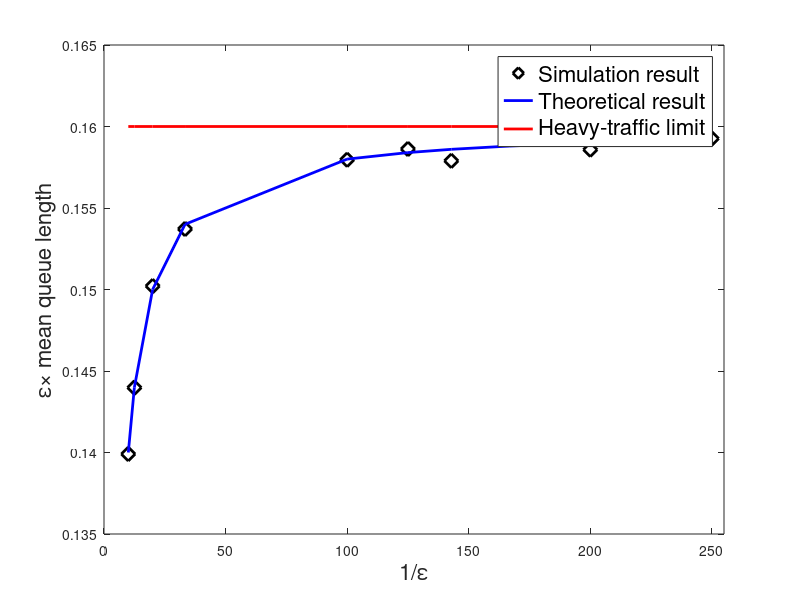

The MATLAB source for this figure:
%%% Geo/Geo/1 queue (heavy-traffic result) %%%

clear
clc
%       epsilon                  meanQ

Data =  [0.100000000000000,1.39906452000000;
         0.0800000000000000,1.79974125000000;
         0.0500000000000000,3.00422893000000;
         0.0300000000000000,5.12375957000000;
         0.0100000000000000,15.7960823000000;
         0.00800000000000000,19.8274864300000;
         0.007,	 22.55593299;
       0.006,	 26.54215566;
       0.005,	 31.71549805;
      0.0045,	 35.43449838;
       0.004,	 39.81543252];
   
TheoLowB = 0.16;  % theorectical low bound = mu*(1-mu) = 0.8*0.2 = 0.16

mu = 0.8;    %%% service rate

lambda = mu - Data(:,1);

rho = (lambda*(1-mu))./(mu*(1-lambda));
Qtheory = rho./(1-rho);

figure(1)
plot(1./Data(:,1),Data(:,1).*Data(:,2),'kd','MarkerSize',10, 'LineWidth', 2)
hold on 
plot(1./Data(:,1),Data(:,1).*Qtheory,'b','LineWidth',2)
plot(1./Data(:,1),TheoLowB*ones(length(Data(:,1)),1),'r','LineWidth',2)
h_legend = legend('Simulation result','Theoretical result','Heavy-traffic limit');
set(h_legend,'FontSize',16);
xlabel('1/\epsilon','FontSize',16)
ylabel('\epsilon\times mean queue length','FontSize',16)
axis([0 255 0.135 0.165])